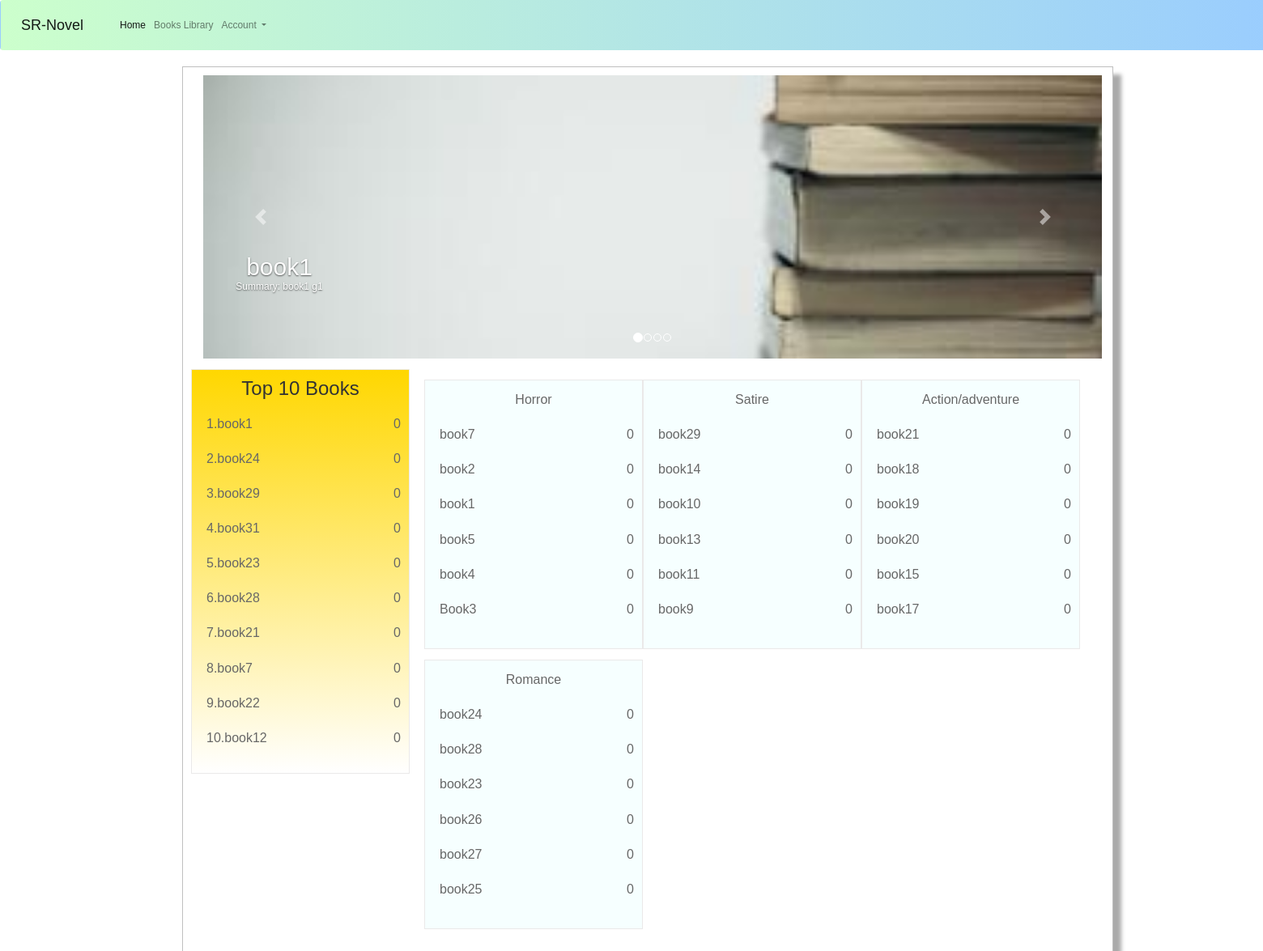
Before: /application/ with the older database file.
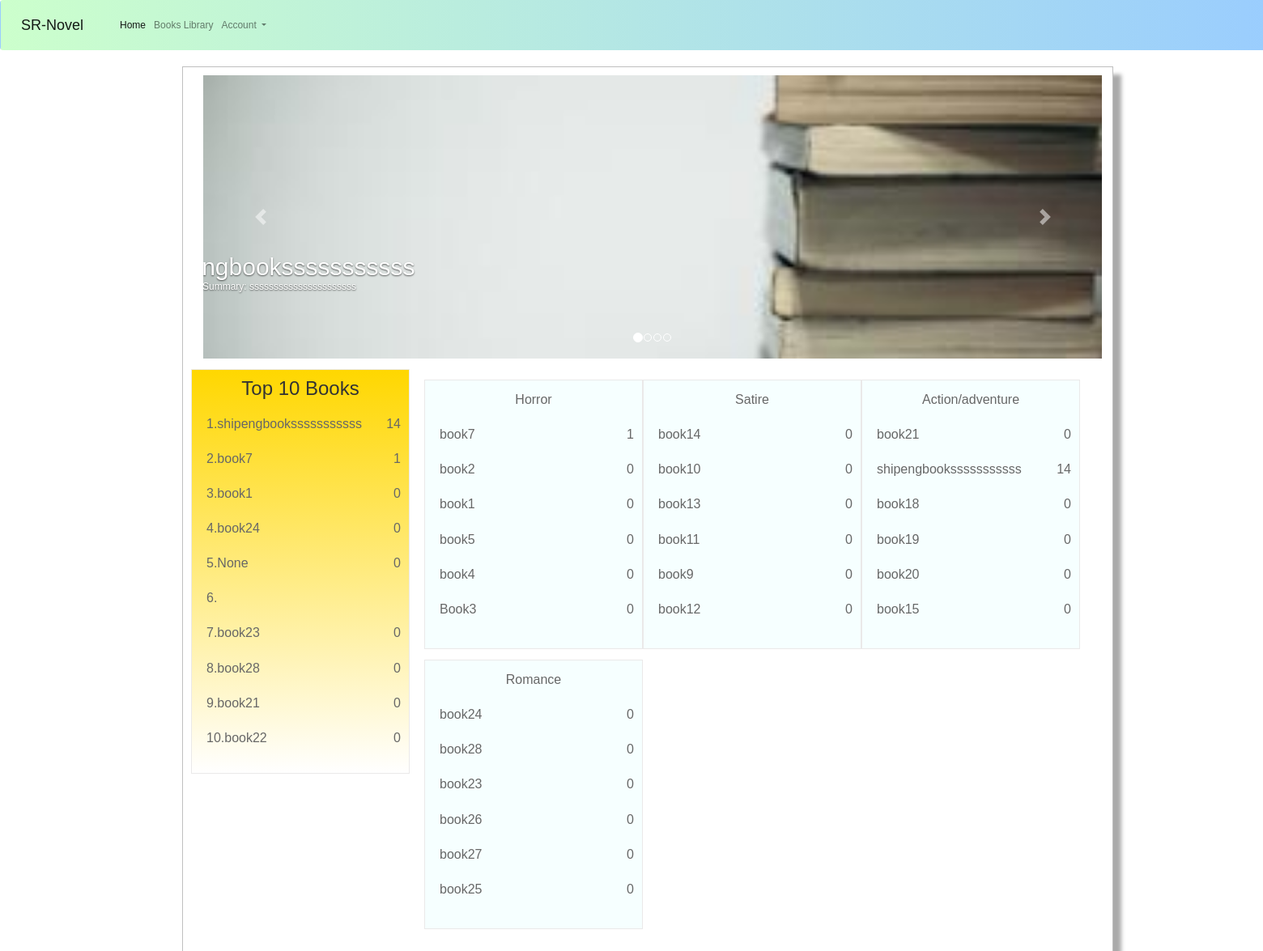
After: the same page with the newer database file.
### application/models.py (models this page shows, shortened)
class Book(models.Model):
    title = models.CharField(max_length=200,blank=True, null=True)
    author = models.ForeignKey('Author', on_delete=models.SET_NULL,blank=True, null=True)
    summary = models.TextField(max_length=1000, help_text='Enter a brief description of the book')
    isbn = models.CharField('ISBN', max_length=13, help_text='13 Character <a href="https://www.isbn-international.org/content/what-isbn">ISBN number</a>')
    genre = models.ManyToManyField(Genre, help_text='Select multiple genres for this book')
    wordCount = models.IntegerField(default=0)
    chapterCount = models.IntegerField(default=0,blank=True,null=True)
    bookFile = models.FileField(blank=True, null=True,upload_to='book_files')
    like = models.IntegerField(default=0,blank=True,null=True)
    date_uploaded = models.DateTimeField(default = timezone.now)
    bookImage = models.ImageField(default ='default_book.jpg', upload_to='book_images')
    created_author= models.ForeignKey(User,on_delete=models.SET_NULL, blank=True, null=True)
    class Meta:
        ordering = ['-like', 'chapterCount', 'date_uploaded', '-wordCount']

### application/views.py (the view)
# urls.py: path('', views.index, name='index'),
def index(request):
    books= Book.objects.all()
    top4_books=books[:4]
    num4_list=[1,2,3,4,]
    zip_top4= zip(num4_list, top4_books)
    top10_books=books[:10]
    num10_list=[1,2,3,4,5,6,7,8,9,10,]
    zip_top10= zip(num10_list, top10_books)
    genres= Genre.objects.all()
    num6_list=[1,2,3,4,5,6,]
    context = {
        'top_book4':top4_books,
        'genreAll': genres,
        'top10_books': zip_top10,
        'top4_books': zip_top4,
    }
    genre1_top6_books=Book.objects.filter(genre = genres[0]).order_by('-wordCount')[:6]
    genre2_top6_books=Book.objects.filter(genre = genres[1]).order_by('-wordCount')[:6]
    genre3_top6_books=Book.objects.filter(genre = genres[2]).order_by('-wordCount')[:6]
    genre4_top6_books=Book.objects.filter(genre = genres[3]).order_by('-wordCount')[:6]
    genre5_top6_books=Book.objects.filter(genre = genres[4]).order_by('-wordCount')[:6]
    genre6_top6_books=Book.objects.filter(genre = genres[5]).order_by('-wordCount')[:6]
    context['Horror']=genre1_top6_books
    context['Satire']=genre2_top6_books
    context['Action']=genre3_top6_books
    context['Romance']=genre4_top6_books
    context['Fantasy']=genre5_top6_books
    context['Mythology']=genre6_top6_books
    return render(request, 'index.html', context=context)

### application/templates/index.html (shortened to what the changed rows need)
{% extends "home_base.html" %}
{% load static %}
{% block content %}
  <!DOCTYPE html>
  <html>
    <head lang="en">
      <link href="{% static 'index/css/lib.min.css' %}" type="text/css" rel="stylesheet" />
      <link href="{% static 'index/css/index.css' %}" type="text/css" rel="stylesheet" />
    </head>
    <body>
      <div class="pageBady custom clearfix container" style=" text-align: center;padding: 10px 10px 20px 10px;position: relative;min-width: 1150px;min-height: 1100px;border: 1px solid #BFBFBF;background-color: white;box-shadow: 10px 10px 5px #aaaaaa;
        height: 120%">
      </head>
      <body>
        <div id="carouselExampleIndicators" class="carousel slide container" data-ride="carousel">
          <div class="carousel-inner" style=" height: 350px;">
            <div class="carousel-item active" style="height: 260px;">
              <p><a href=" {% url 'book-detail' top_book4.0.id %} "><img class="d-block w-100" src="{{ top_book4.0.bookImage.url }}" alt="First slide" ></a></p>
              <div class="carousel-caption d-none d-md-block" style = "position:fixed; left:-700px; top:200px;">
                <h2 class = "article-title" > {{ top_book4.0.title }}</h2>
                <p class="article-content"> Summary: {{ top_book4.0.summary }} </p>
              </div>
            </div>
          </div>
        </div>
        <div class="siderBox">
          <div class="notice" style ="background: linear-gradient( to bottom,gold, white);width: 270px;height: 500px">
            <h3>Top 10 Books</h3><br>
            <ul>
              {% for num, book in top10_books %}
                <div class="box">  <a href=" {% url 'book-detail' book.id %}">
                  <li>
                  <span class="text fs16" style="float:left;">{{ num }}.</span>
                  <span class="text fs16" style="float:left">{{ book.title }}</span>
                  <span class="text fs16" style="float:right">{{book.like}}</span>
                  </li>
            </a>
          </div>
          <br>
              {% endfor %}
            </ul>
          </div>
        </div>
        <div class="w1200 clearfix">
          <div class="maincontent">
            <div >
              <ul>
                {% if Horror %}
                  <div class="siderBox" style="width: 270px">
                    <div class="notice" style="background-color: #f6ffff;">
                      <h2>Horror</h2>
                      <ul><br>
                        {% for book in Horror%}
                          <div class="box">  <a href=" {% url 'book-detail' book.id %}"><li>
                  <span class="text fs16" style="float:left">{{ book.title }}</span>
                  <span class="text fs16" style="float:right">{{book.like}}</span>
                  </li></a> </div><br>
                        {% endfor %}
                      </ul>
                    </div>
                  </div>
                {% endif %}
                {% if Satire %}
                  <div class="siderBox" style="width: 270px">
                    <div class="notice" style="background-color: #f6ffff">
                      <h2>Satire</h2>
                      <ul><br>
                        {% for book in Satire%}
                          <div class="box">  <a href=" {% url 'book-detail' book.id %}"><li>
                  <span class="text fs16" style="float:left">{{ book.title }}</span>
                  <span class="text fs16" style="float:right">{{book.like}}</span>
                  </li></a> </div><br>
                        {% endfor %}
                      </ul>
                    </div>
                  </div>
                {% endif %}
                {% if Action %}
                  <div class="siderBox" style="width: 270px">
                    <div class="notice" style="background-color: #f6ffff">
                      <h2>Action/adventure</h2>
                      <ul><br>
                        {% for book in Action%}
                          <div class="box">  <a href=" {% url 'book-detail' book.id %}"><li>
                  <span class="text fs16" style="float:left">{{ book.title }}</span>
                  <span class="text fs16" style="float:right">{{book.like}}</span>
                  </li></a> </div><br>
                        {% endfor %}
                      </ul>
                    </div>
                  </div>
                {% endif %}
                {% if Romance %}
                  <div class="siderBox" style="width: 270px">
                    <div class="notice" style="background-color: #f6ffff">
                      <h2>Romance</h2>
                      <ul><br>
                        {% for book in Romance%}
                          <div class="box">  <a href=" {% url 'book-detail' book.id %} "><li>
                  <span class="text fs16" style="float:left">{{ book.title }}</span>
                  <span class="text fs16" style="float:right">{{book.like}}</span>
                  </li></a> </div><br>
                        {% endfor %}
                      </ul>
                    </div>
                  </div>
                {% endif %}
              </ul>
            </div>
          </div>
        </div>
      </body>
    </html>
  {% endblock %}

Changed rows visible on the page:
removed Book: num "3", title "book29", like "0"
removed Book: num "4", title "book31", like "0", shown under "Top 10 Books"
no longer on this page (row unchanged): Book: title "book17", like "0", shown under "Action/adventure"
added Book: bookImage (placeholder picture), title "shipengbooksssssssssss", summary "ssssssssssssssssssssss", num "1", like "14"
changed Book "book7": num "8" → "2"; like "0" → "1"; moves up the list
computed for Book "book1": isbn "1" → "3"
computed for Book "book24": num "2" → "4"
added Book: num "5", title "None", like "0", shown under "Top 10 Books"
added Book: num "6", shown under "Top 10 Books"
computed for Book "book23": num "5" → "7"
changed Book "book28": num "6" → "8"
computed for Book "book21": num "7" → "9"
computed for Book "book22": chapterCount "9" → "10"
shown differently, row unchanged: Book "book12": moves from the list under "Top 10 Books" to the list under "Satire"
Other visible differences:
{{ top_book4.0.title }}: "book1" → "shipengbooksssssssssss"
{{ top_book4.0.summary }}: "book1 g1" → "ssssssssssssssssssssss"
